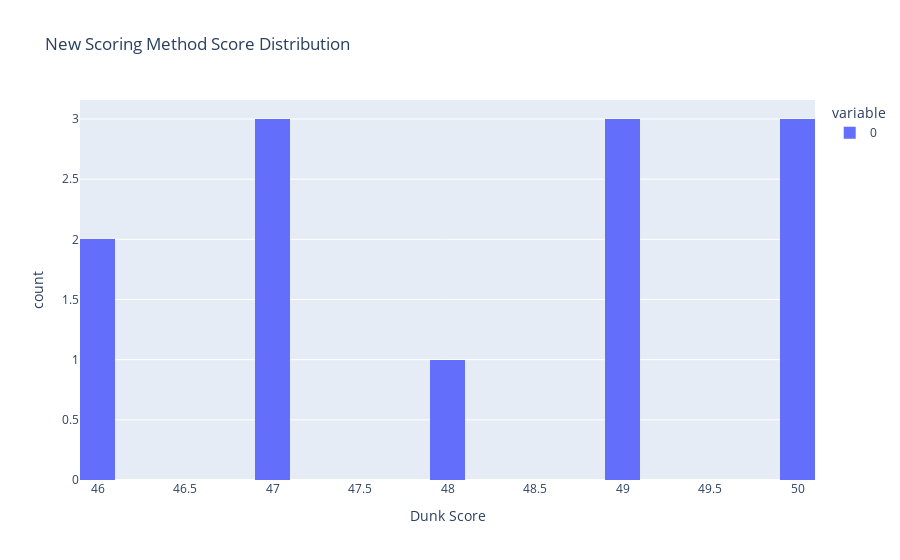
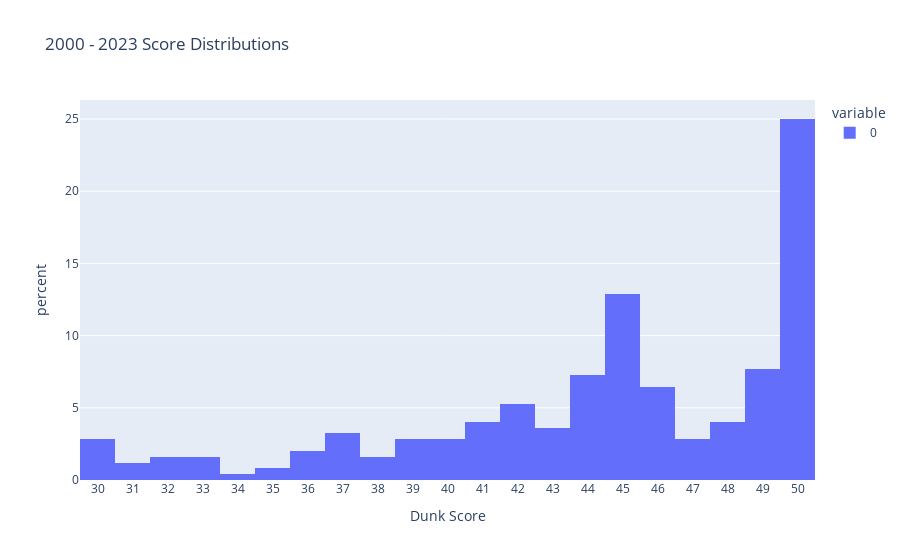

Notebook source saved alongside these figures, in order:
### Code cell
# get variance of years 2023
new_scoring_method = df.loc[df['Year'] == 2023]
print("Variance of first round first scores: ", np.var(new_scoring_method['First Round Score 1']))
print("Variance of first round second scores: ", np.var(new_scoring_method['First Round Score 2']))
print("Mean of first round first scores: ", np.mean(new_scoring_method['First Round Score 1']))
print("Mean of first round second scores: ", np.mean(new_scoring_method['First Round Score 2']))

print("Variance of final first scores: ", np.var(new_scoring_method['Final Round Score 1']))
print("Variance of final round second scores: ", np.var(new_scoring_method['Final Round Score 2']))
print("Mean of final round first scores: ", np.mean(new_scoring_method['Final Round Score 1']))
print("Mean of final round second scores: ", np.mean(new_scoring_method['Final Round Score 2']))

# add all values of scores into an np array
new_scoring_method_all_scores = pd.DataFrame()
new_scoring_method_all_scores['All Scores'] = new_scoring_method['First Round Score 1']
new_scoring_method_all_scores = pd.concat([new_scoring_method_all_scores['All Scores'], new_scoring_method['First Round Score 2'], new_scoring_method['Final Round Score 1'], new_scoring_method['Final Round Score 2']], ignore_index=True)
new_scoring_method_all_scores = new_scoring_method_all_scores.dropna()

print("Variance of all second method scores: ", np.var(new_scoring_method_all_scores))

fig = px.histogram(new_scoring_method_all_scores, nbins=30, labels = {"value": "Dunk Score"}, title="New Scoring Method Score Distribution")
fig.show()

all_scores = pd.DataFrame()
all_scores = pd.concat([previous_scoring_method_all_scores, new_scoring_method_all_scores], ignore_index=True)
all_scores = all_scores.dropna()

fig = px.histogram(all_scores, nbins=30, histnorm='percent', labels = {"value": "Dunk Score"}, title="2000 - 2023 Score Distributions")
fig.update_layout(
    xaxis = dict(
        tickmode = 'linear',
        # tick0 = 0.5,
        dtick = 1    
        )
)
fig.show()

### Figure 1 — Plotly figure (JSON) as saved in the notebook; plotly's stock layout.template omitted (floating-point values rounded to 4 significant figures)
{"data": [{"alignmentgroup": "True", "bingroup": "x", "hovertemplate": "variable=0<br>Dunk Score=%{x}<br>count=%{y}<extra></extra>", "legendgroup": "0", "marker": {"color": "#636efa", "pattern": {"shape": ""}}, "name": "0", "nbinsx": 30, "offsetgroup": "0", "orientation": "v", "showlegend": true, "type": "histogram", "x": [50, 46, 47, 46, 49, 49, 47, 47, 50, 48, 50, 49], "xaxis": "x", "yaxis": "y"}], "layout": {"barmode": "relative", "legend": {"title": {"text": "variable"}, "tracegroupgap": 0}, "title": {"text": "New Scoring Method Score Distribution"}, "xaxis": {"anchor": "y", "domain": [0, 1], "title": {"text": "Dunk Score"}}, "yaxis": {"anchor": "x", "domain": [0, 1], "title": {"text": "count"}}}}

### Figure 2 — Plotly figure (JSON) as saved in the notebook; plotly's stock layout.template omitted (floating-point values rounded to 4 significant figures; data arrays with more than 128 entries replaced by an {"elided": "..."} marker saying what was removed)
{"data": [{"alignmentgroup": "True", "bingroup": "x", "histnorm": "percent", "hovertemplate": "variable=0<br>Dunk Score=%{x}<br>percent=%{y}<extra></extra>", "legendgroup": "0", "marker": {"color": "#636efa", "pattern": {"shape": ""}}, "name": "0", "nbinsx": 30, "offsetgroup": "0", "orientation": "v", "showlegend": true, "type": "histogram", "x": {"elided": "248 int values"}, "xaxis": "x", "yaxis": "y"}], "layout": {"barmode": "relative", "legend": {"title": {"text": "variable"}, "tracegroupgap": 0}, "title": {"text": "2000 - 2023 Score Distributions"}, "xaxis": {"anchor": "y", "domain": [0, 1], "dtick": 1, "tickmode": "linear", "title": {"text": "Dunk Score"}}, "yaxis": {"anchor": "x", "domain": [0, 1], "title": {"text": "percent"}}}}
